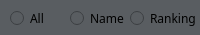
<?xml version="1.0" encoding="UTF-8"?>
<ui version="4.0">
 <class>SearchOptionWidget</class>
 <widget class="QWidget" name="SearchOptionWidget">
  <property name="geometry">
   <rect>
    <x>0</x>
    <y>0</y>
    <width>200</width>
    <height>35</height>
   </rect>
  </property>
  <property name="font">
   <font>
    <family>微软雅黑</family>
   </font>
  </property>
  <property name="windowTitle">
   <string>Form</string>
  </property>
  <property name="styleSheet">
   <string notr="true"/>
  </property>
  <widget class="QWidget" name="widget" native="true">
   <property name="geometry">
    <rect>
     <x>0</x>
     <y>0</y>
     <width>200</width>
     <height>35</height>
    </rect>
   </property>
   <property name="styleSheet">
    <string notr="true">background-color: rgb(89, 93, 97);</string>
   </property>
   <widget class="QRadioButton" name="radioButton3">
    <property name="geometry">
     <rect>
      <x>130</x>
      <y>10</y>
      <width>70</width>
      <height>16</height>
     </rect>
    </property>
    <property name="font">
     <font>
      <family>微软雅黑</family>
      <pointsize>9</pointsize>
     </font>
    </property>
    <property name="cursor">
     <cursorShape>PointingHandCursor</cursorShape>
    </property>
    <property name="focusPolicy">
     <enum>Qt::NoFocus</enum>
    </property>
    <property name="text">
     <string>Ranking</string>
    </property>
   </widget>
   <widget class="QRadioButton" name="radioButton1">
    <property name="geometry">
     <rect>
      <x>10</x>
      <y>10</y>
      <width>55</width>
      <height>16</height>
     </rect>
    </property>
    <property name="font">
     <font>
      <family>微软雅黑</family>
      <pointsize>9</pointsize>
     </font>
    </property>
    <property name="cursor">
     <cursorShape>PointingHandCursor</cursorShape>
    </property>
    <property name="focusPolicy">
     <enum>Qt::NoFocus</enum>
    </property>
    <property name="styleSheet">
     <string notr="true"/>
    </property>
    <property name="text">
     <string>All</string>
    </property>
   </widget>
   <widget class="QRadioButton" name="radioButton2">
    <property name="geometry">
     <rect>
      <x>70</x>
      <y>10</y>
      <width>55</width>
      <height>16</height>
     </rect>
    </property>
    <property name="font">
     <font>
      <family>微软雅黑</family>
      <pointsize>9</pointsize>
     </font>
    </property>
    <property name="cursor">
     <cursorShape>PointingHandCursor</cursorShape>
    </property>
    <property name="focusPolicy">
     <enum>Qt::NoFocus</enum>
    </property>
    <property name="text">
     <string>Name</string>
    </property>
   </widget>
  </widget>
 </widget>
 <resources/>
 <connections/>
</ui>
